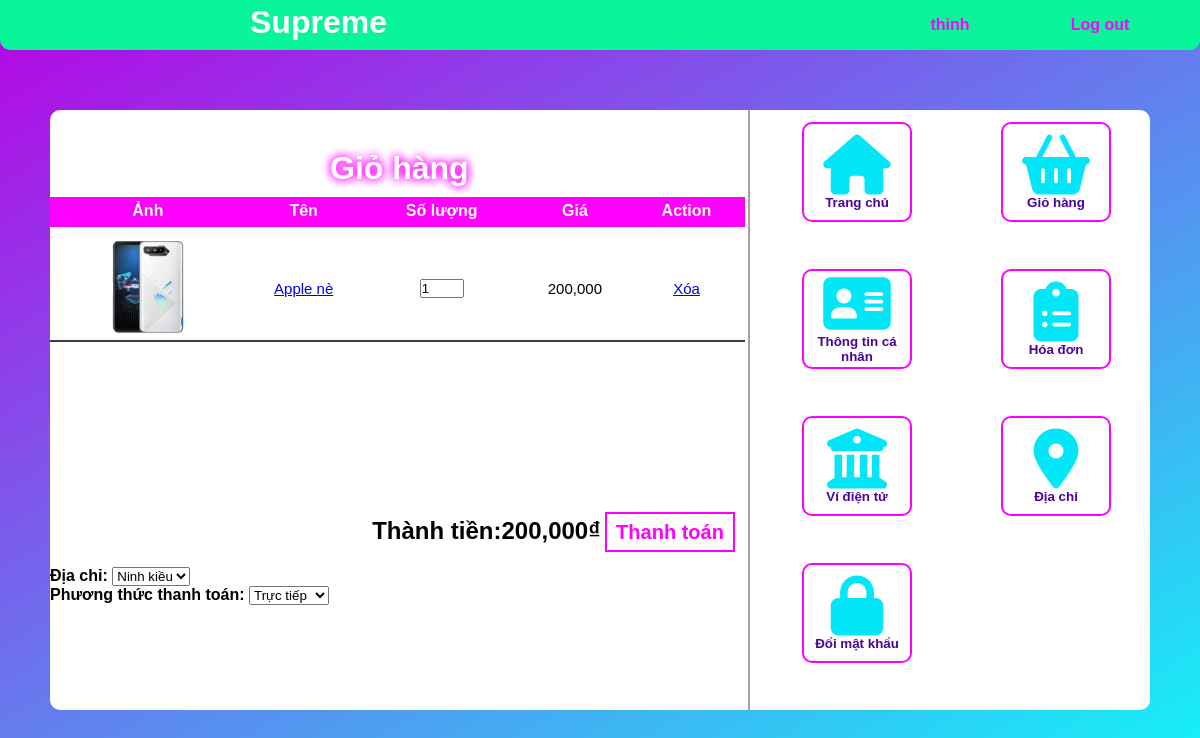
/User-cart/User-cart.php (signed in), run on an earlier commit of the app's database.
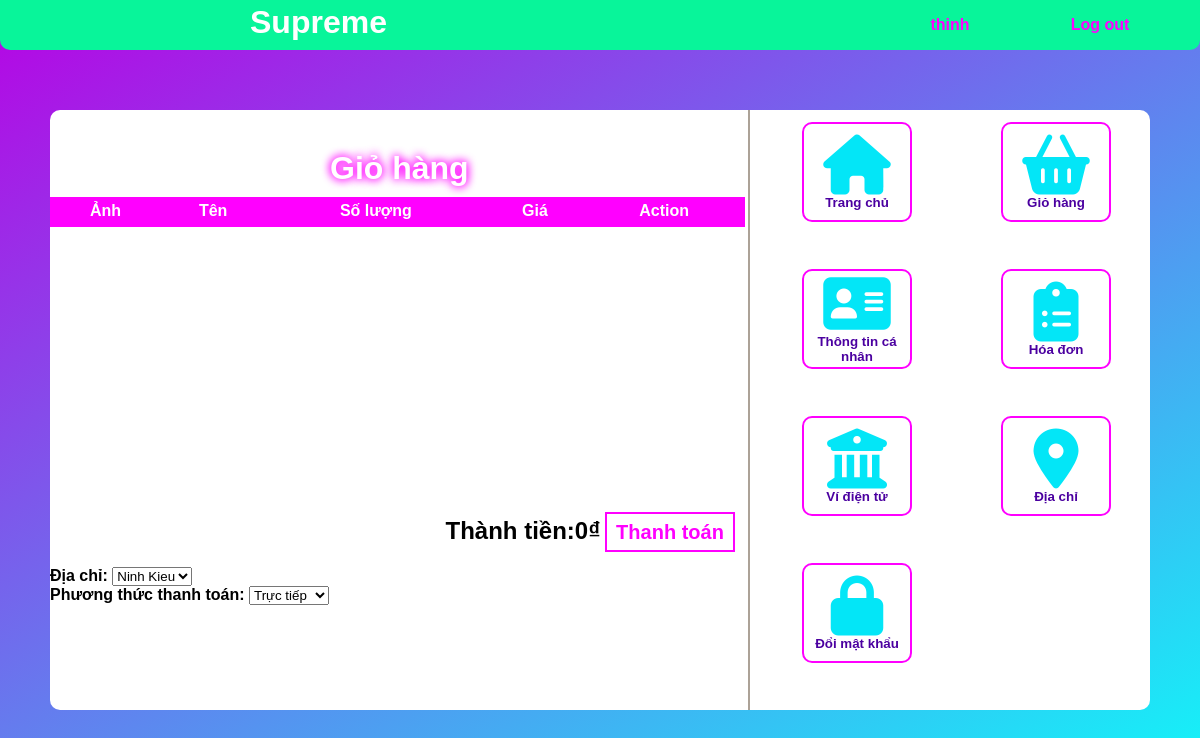
And on a later commit of the database.
### tables this page shows
CREATE TABLE `cart` (
  `id` int(11) NOT NULL,
  `ten_sp` varchar(255) NOT NULL,
  `pro_id` int(11) NOT NULL,
  `cate_id` int(11) NOT NULL,
  `soluong` int(11) NOT NULL,
  `avatar` varchar(255) NOT NULL,
  `price` decimal(15,0) NOT NULL,
  `status` int(11) NOT NULL,
  `user_id` int(11) NOT NULL
);

CREATE TABLE `user` (
  `user_id` int(11) NOT NULL,
  `name` varchar(255) DEFAULT NULL,
  `username` varchar(255) NOT NULL,
  `password` varchar(255) NOT NULL,
  `email` varchar(255) NOT NULL,
  `role` int(11) NOT NULL,
  `address` varchar(255) DEFAULT NULL,
  `gender` varchar(255) DEFAULT NULL,
  `phone` int(11) DEFAULT NULL,
  `birthday` date DEFAULT NULL
);

### config/dbhelper.php (called while the page is built, shortened)
<?php
function executeResult($sql) {
    $con = new mysqli(HOST, USERNAME, PASSWORD, DATABASE);
    $con->set_charset("utf8");
    $result = $con->query($sql);
    $data = [];
    while ($row = $result->fetch_assoc()) {
        $data[] = $row;
    }
    return $data;
}
function executeSingle($sql) {
    $con = new mysqli(HOST, USERNAME, PASSWORD, DATABASE);
    $con->set_charset("utf8");
    $result = $con->query($sql);
    $row = $result->fetch_assoc();
    return $row;
}

### User-cart/User-cart.php (the view, shortened to what the changed rows need)
<?php
   require_once '../config/dbhelper.php';
   $id=$_SESSION['user_id'];
?>
<!DOCTYPE html>
<html>
    <link rel="stylesheet" href="User-cart.css">
<body>
    <div class="all">
        <div class="title-box">
            <h1>Supreme</h1>
        </div>
        <div class="big-box">
            <div class="data-box">
                <h1>Giỏ hàng</h1>
                <div class="table-box">
                <form>
                    <table>
                        <tr>
                            <th>Ảnh</th>
                            <th>Tên</th>
                            <th>Số lượng</th>
                            <th>Giá</th>
                            <th>Action</th>
                        </tr>
                        <?php
                            $sql = "SELECT * FROM cart where user_id='$id'";
                            $reusult = executeResult($sql);
                            foreach($reusult as $item){
                                echo '
                                <tr>
                                <td><img src="../Img/proimg/'.$item['avatar'].'" width="100px" height="100px"></td>
                                <td><a href="../Pro-detail/pro-detail.php?id_pro='.$item['pro_id'].'&id_cate='.$item['cate_id'].'">'.$item['ten_sp'].'</a></td>
                                <td>
                                <input type="number" style="width:40px;" onchange="change(this.value,'.$item['pro_id'].')" value="'.$item['soluong'].'"></input>
                                <td>'.number_format($item['price'],0,'.',',').'</td>
                                <td> <a href="xoa.php?id='.$item['pro_id'].'">Xóa</a></td>
                                </tr>
                                ';
                            }
                        ?>
                    </table>
                    </form>
                </div>
                <form action="" method="POST">
                <div class="payment">
                <?php
                    $sql1="SELECT SUM(price)as sum FROM `cart` WHERE user_id='$id'";
                    $reusult1 = executeSingle($sql1);
                        echo'
                        <h2>Thành tiền:'.number_format($reusult1['sum'],0,'.',',').'₫</h2>
                        <input type="number" id="sum" value="'.$reusult1['sum'].'"></input>
                        ';
                ?>
                    <button type="button" onclick="addbill()"><h2>Thanh toán</h2></button>
                </div>
                <div>
                    <div class="opt">
                            <label>Địa chỉ:</label>
                            <select name="address" id="address">
                            <?php
                    $sql2="SELECT * FROM `user` WHERE user_id='$id'";
                    $reusult2 = executeSingle($sql2);
                        echo'
                        <option value="'.$reusult2['address'].'">'.$reusult2['address'].'</option>
                        ';
                ?>
                            </select>
                            <br>
                            <label>Phương thức thanh toán:</label>
                            <select name="payment" id="payment">
                            <option value="Trực tiếp">Trực tiếp</option>
                        </select>
                        </form>
                    </div>
                </div>
            </div>
</body>
</html>

What changed in the data, as far as the page shows it:
removed cart: avatar (picture), ten_sp "Apple nè", soluong "1", price "200,000"
changed user: address "Ninh kiều" → "Ninh Kieu"
Also different on the page:
$reusult1['sum']: "200,000" → "0"
